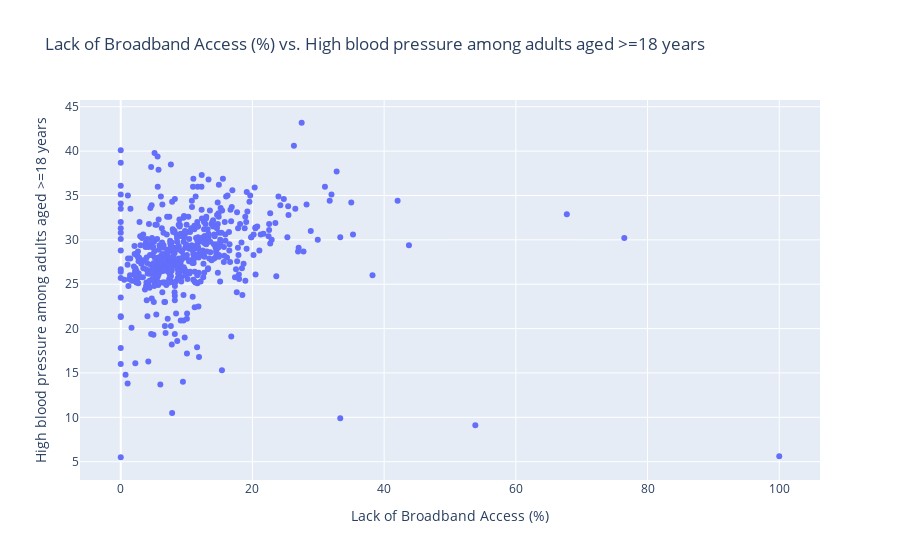

This figure's notebook cell:
### Code cell
aggregate_health_data_broadband('High blood pressure among adults aged >=18 years', return_graph=True)

### Figure 1 — Plotly figure (JSON) as saved in the notebook; plotly's stock layout.template omitted (floating-point values rounded to 4 significant figures; data arrays with more than 128 entries replaced by an {"elided": "..."} marker saying what was removed)
{"data": [{"hovertemplate": "Lack of Broadband Access (%)=%{x}<br>High blood pressure among adults aged >=18 years=%{y}<extra></extra>", "legendgroup": "", "marker": {"color": "#636efa", "symbol": "circle"}, "mode": "markers", "name": "", "orientation": "v", "showlegend": false, "type": "scatter", "x": {"elided": "529 float values"}, "xaxis": "x", "y": {"elided": "529 float values"}, "yaxis": "y"}], "layout": {"autosize": true, "legend": {"tracegroupgap": 0}, "title": {"text": "Lack of Broadband Access (%) vs. High blood pressure among adults aged >=18 years"}, "xaxis": {"anchor": "y", "autorange": true, "domain": [0, 1], "range": [-6.118, 106.1], "title": {"text": "Lack of Broadband Access (%)"}, "type": "linear"}, "yaxis": {"anchor": "x", "autorange": true, "domain": [0, 1], "range": [2.389, 46.31], "title": {"text": "High blood pressure among adults aged >=18 years"}, "type": "linear"}}}
